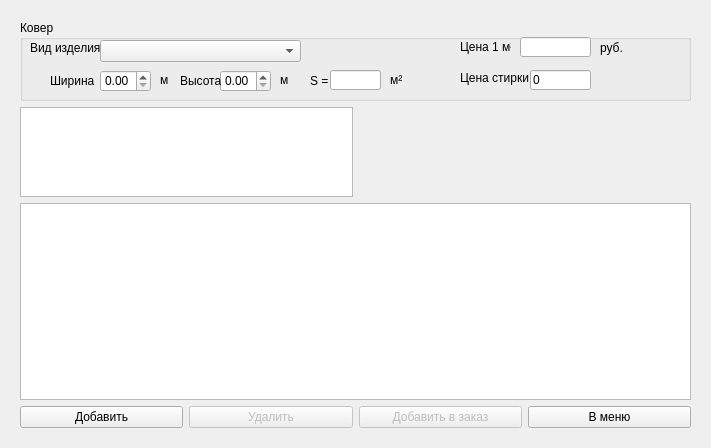
<?xml version="1.0" encoding="UTF-8"?>
<ui version="4.0">
 <class>Form</class>
 <widget class="QWidget" name="Form">
  <property name="geometry">
   <rect>
    <x>0</x>
    <y>0</y>
    <width>711</width>
    <height>448</height>
   </rect>
  </property>
  <property name="windowTitle">
   <string>Оформление заказа</string>
  </property>
  <layout class="QVBoxLayout" name="verticalLayout">
   <item>
    <widget class="QStackedWidget" name="stackedWidget">
     <property name="currentIndex">
      <number>0</number>
     </property>
     <widget class="QWidget" name="page">
      <layout class="QGridLayout" name="gridLayout">
       <item row="3" column="0" colspan="4">
        <widget class="QTableWidget" name="carpet_table"/>
       </item>
       <item row="4" column="0">
        <widget class="QPushButton" name="add_b">
         <property name="text">
          <string>Добавить</string>
         </property>
        </widget>
       </item>
       <item row="4" column="1">
        <widget class="QPushButton" name="del_b">
         <property name="enabled">
          <bool>false</bool>
         </property>
         <property name="text">
          <string>Удалить</string>
         </property>
        </widget>
       </item>
       <item row="4" column="3">
        <widget class="QPushButton" name="back_b_2">
         <property name="text">
          <string>В меню</string>
         </property>
        </widget>
       </item>
       <item row="4" column="2">
        <widget class="QPushButton" name="order_b">
         <property name="enabled">
          <bool>false</bool>
         </property>
         <property name="text">
          <string>Добавить в заказ</string>
         </property>
        </widget>
       </item>
       <item row="2" column="0" colspan="2">
        <widget class="QListWidget" name="carpet_list">
         <property name="minimumSize">
          <size>
           <width>0</width>
           <height>70</height>
          </size>
         </property>
         <property name="maximumSize">
          <size>
           <width>16777215</width>
           <height>90</height>
          </size>
         </property>
        </widget>
       </item>
       <item row="0" column="0" colspan="4">
        <widget class="QGroupBox" name="groupBox">
         <property name="minimumSize">
          <size>
           <width>621</width>
           <height>81</height>
          </size>
         </property>
         <property name="title">
          <string>Ковер</string>
         </property>
         <widget class="QComboBox" name="carpet_cb">
          <property name="geometry">
           <rect>
            <x>80</x>
            <y>20</y>
            <width>201</width>
            <height>22</height>
           </rect>
          </property>
         </widget>
         <widget class="QLabel" name="label">
          <property name="geometry">
           <rect>
            <x>10</x>
            <y>20</y>
            <width>71</width>
            <height>16</height>
           </rect>
          </property>
          <property name="text">
           <string>Вид изделия</string>
          </property>
         </widget>
         <widget class="QLabel" name="label_2">
          <property name="geometry">
           <rect>
            <x>30</x>
            <y>50</y>
            <width>51</width>
            <height>21</height>
           </rect>
          </property>
          <property name="text">
           <string>Ширина</string>
          </property>
         </widget>
         <widget class="QDoubleSpinBox" name="w_sb">
          <property name="geometry">
           <rect>
            <x>80</x>
            <y>50</y>
            <width>51</width>
            <height>22</height>
           </rect>
          </property>
         </widget>
         <widget class="QLabel" name="label_3">
          <property name="geometry">
           <rect>
            <x>140</x>
            <y>50</y>
            <width>47</width>
            <height>20</height>
           </rect>
          </property>
          <property name="text">
           <string>м</string>
          </property>
         </widget>
         <widget class="QDoubleSpinBox" name="h_sb">
          <property name="geometry">
           <rect>
            <x>200</x>
            <y>50</y>
            <width>51</width>
            <height>22</height>
           </rect>
          </property>
         </widget>
         <widget class="QLabel" name="label_4">
          <property name="geometry">
           <rect>
            <x>160</x>
            <y>50</y>
            <width>41</width>
            <height>21</height>
           </rect>
          </property>
          <property name="text">
           <string>Высота</string>
          </property>
         </widget>
         <widget class="QLabel" name="label_5">
          <property name="geometry">
           <rect>
            <x>260</x>
            <y>50</y>
            <width>47</width>
            <height>20</height>
           </rect>
          </property>
          <property name="text">
           <string>м</string>
          </property>
         </widget>
         <widget class="QLabel" name="label_6">
          <property name="geometry">
           <rect>
            <x>290</x>
            <y>50</y>
            <width>31</width>
            <height>21</height>
           </rect>
          </property>
          <property name="text">
           <string>S =</string>
          </property>
         </widget>
         <widget class="QLabel" name="label_7">
          <property name="geometry">
           <rect>
            <x>370</x>
            <y>50</y>
            <width>31</width>
            <height>20</height>
           </rect>
          </property>
          <property name="text">
           <string>м²</string>
          </property>
         </widget>
         <widget class="QLineEdit" name="s_l">
          <property name="geometry">
           <rect>
            <x>310</x>
            <y>50</y>
            <width>51</width>
            <height>20</height>
           </rect>
          </property>
          <property name="readOnly">
           <bool>true</bool>
          </property>
         </widget>
         <widget class="QLabel" name="label_8">
          <property name="geometry">
           <rect>
            <x>440</x>
            <y>19</y>
            <width>51</width>
            <height>16</height>
           </rect>
          </property>
          <property name="text">
           <string>Цена 1 м²</string>
          </property>
         </widget>
         <widget class="QLabel" name="label_9">
          <property name="geometry">
           <rect>
            <x>440</x>
            <y>50</y>
            <width>71</width>
            <height>16</height>
           </rect>
          </property>
          <property name="text">
           <string>Цена стирки</string>
          </property>
         </widget>
         <widget class="QLineEdit" name="pricem_l">
          <property name="geometry">
           <rect>
            <x>500</x>
            <y>17</y>
            <width>71</width>
            <height>20</height>
           </rect>
          </property>
          <property name="text">
           <string/>
          </property>
          <property name="readOnly">
           <bool>true</bool>
          </property>
         </widget>
         <widget class="QLabel" name="label_10">
          <property name="geometry">
           <rect>
            <x>580</x>
            <y>20</y>
            <width>31</width>
            <height>16</height>
           </rect>
          </property>
          <property name="text">
           <string>руб.</string>
          </property>
         </widget>
         <widget class="QLineEdit" name="resprice_l">
          <property name="geometry">
           <rect>
            <x>510</x>
            <y>50</y>
            <width>61</width>
            <height>20</height>
           </rect>
          </property>
          <property name="text">
           <string>0</string>
          </property>
          <property name="readOnly">
           <bool>true</bool>
          </property>
         </widget>
        </widget>
       </item>
       <item row="2" column="2">
        <spacer name="verticalSpacer">
         <property name="orientation">
          <enum>Qt::Vertical</enum>
         </property>
         <property name="sizeType">
          <enum>QSizePolicy::Maximum</enum>
         </property>
         <property name="sizeHint" stdset="0">
          <size>
           <width>20</width>
           <height>70</height>
          </size>
         </property>
        </spacer>
       </item>
      </layout>
     </widget>
     <widget class="QWidget" name="page_2">
      <layout class="QGridLayout" name="gridLayout_2">
       <item row="0" column="0" colspan="4">
        <widget class="QGroupBox" name="groupBox_2">
         <property name="minimumSize">
          <size>
           <width>641</width>
           <height>80</height>
          </size>
         </property>
         <property name="title">
          <string>Клиент</string>
         </property>
         <widget class="QLineEdit" name="name_l">
          <property name="geometry">
           <rect>
            <x>70</x>
            <y>20</y>
            <width>113</width>
            <height>20</height>
           </rect>
          </property>
         </widget>
         <widget class="QLabel" name="label_21">
          <property name="geometry">
           <rect>
            <x>10</x>
            <y>20</y>
            <width>47</width>
            <height>21</height>
           </rect>
          </property>
          <property name="text">
           <string>ФИО:</string>
          </property>
         </widget>
         <widget class="QLabel" name="label_22">
          <property name="geometry">
           <rect>
            <x>10</x>
            <y>50</y>
            <width>47</width>
            <height>21</height>
           </rect>
          </property>
          <property name="text">
           <string>Телефон:</string>
          </property>
         </widget>
         <widget class="QLineEdit" name="phone_l">
          <property name="geometry">
           <rect>
            <x>70</x>
            <y>50</y>
            <width>113</width>
            <height>20</height>
           </rect>
          </property>
          <property name="inputMask">
           <string>+00000000000</string>
          </property>
         </widget>
         <widget class="QLabel" name="label_23">
          <property name="geometry">
           <rect>
            <x>230</x>
            <y>12</y>
            <width>47</width>
            <height>31</height>
           </rect>
          </property>
          <property name="text">
           <string>Адрес:</string>
          </property>
         </widget>
         <widget class="QLineEdit" name="address_l">
          <property name="geometry">
           <rect>
            <x>290</x>
            <y>20</y>
            <width>341</width>
            <height>20</height>
           </rect>
          </property>
         </widget>
        </widget>
       </item>
       <item row="1" column="0" colspan="4">
        <widget class="QTableWidget" name="carpet_table_2"/>
       </item>
       <item row="2" column="1">
        <widget class="QLabel" name="label_25">
         <property name="text">
          <string>Дата Выдачи:</string>
         </property>
        </widget>
       </item>
       <item row="2" column="2">
        <widget class="QDateEdit" name="dateEdit">
         <property name="date">
          <date>
           <year>2023</year>
           <month>1</month>
           <day>1</day>
          </date>
         </property>
        </widget>
       </item>
       <item row="2" column="3">
        <widget class="QLabel" name="price_l">
         <property name="minimumSize">
          <size>
           <width>0</width>
           <height>50</height>
          </size>
         </property>
         <property name="text">
          <string>&lt;html&gt;&lt;head/&gt;&lt;body&gt;&lt;p&gt;Общая стоимость:&lt;/p&gt;&lt;/body&gt;&lt;/html&gt;</string>
         </property>
         <property name="alignment">
          <set>Qt::AlignLeading|Qt::AlignLeft|Qt::AlignTop</set>
         </property>
        </widget>
       </item>
       <item row="3" column="0">
        <widget class="QPushButton" name="back_b">
         <property name="text">
          <string>Назад</string>
         </property>
        </widget>
       </item>
       <item row="3" column="1" colspan="2">
        <widget class="QPushButton" name="create_ord_b">
         <property name="enabled">
          <bool>true</bool>
         </property>
         <property name="text">
          <string>Создать заказ</string>
         </property>
        </widget>
       </item>
      </layout>
     </widget>
    </widget>
   </item>
  </layout>
 </widget>
 <resources/>
 <connections/>
</ui>
